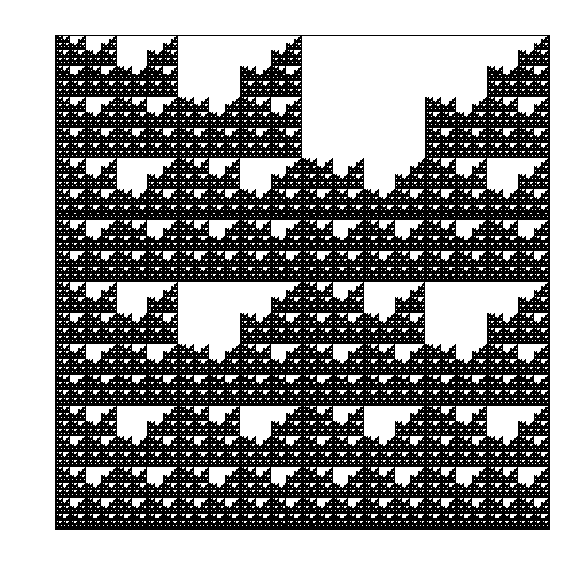
#> input picture book/Figures/CGR/HUMHBB_CGR.png, 584 x 578 px; its folder holds 4 pictures in this run
$ python convertCGRtoDict.py
#> lines starting #> are read from the running program, lines starting #| are printed output that depends on the picture
import skimage.io
from skimage.metrics import structural_similarity as ssim
import os
import pickle

# Read all CGR figures into matrices and save as dictionary
animalCGR = {}
for (dirpath, dirnames, filenames) in os.walk('CGR'):
    for name in filenames:
        animal = name[:-4]
        temp = {}
        a_class = dirpath[4:]
        temp['class'] = a_class
        figure = skimage.io.imread(os.path.join(dirpath, name), as_gray=True)
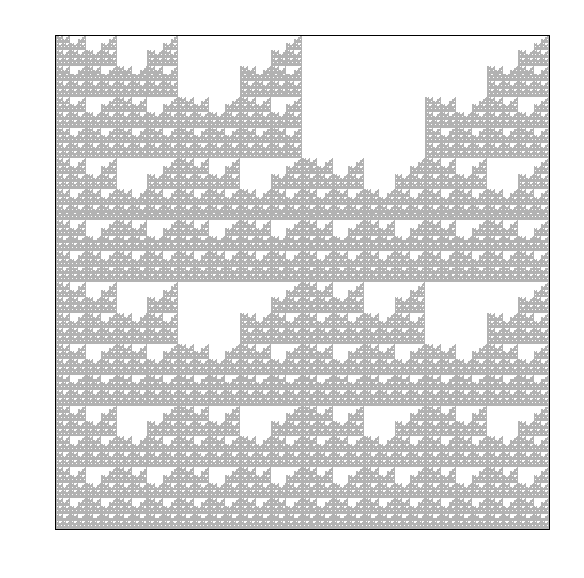
#> figure: shape (578, 584) float64; min 0, max 1, mean 0.868
        temp['CGR'] = figure
        animalCGR[animal] = temp
# print(animalCGR)
file = open('animal_cgr.pkl', 'wb')
pickle.dump(animalCGR, file)
file.close()

$ run again, on book/Figures/CGR/molecular_distance_map.png
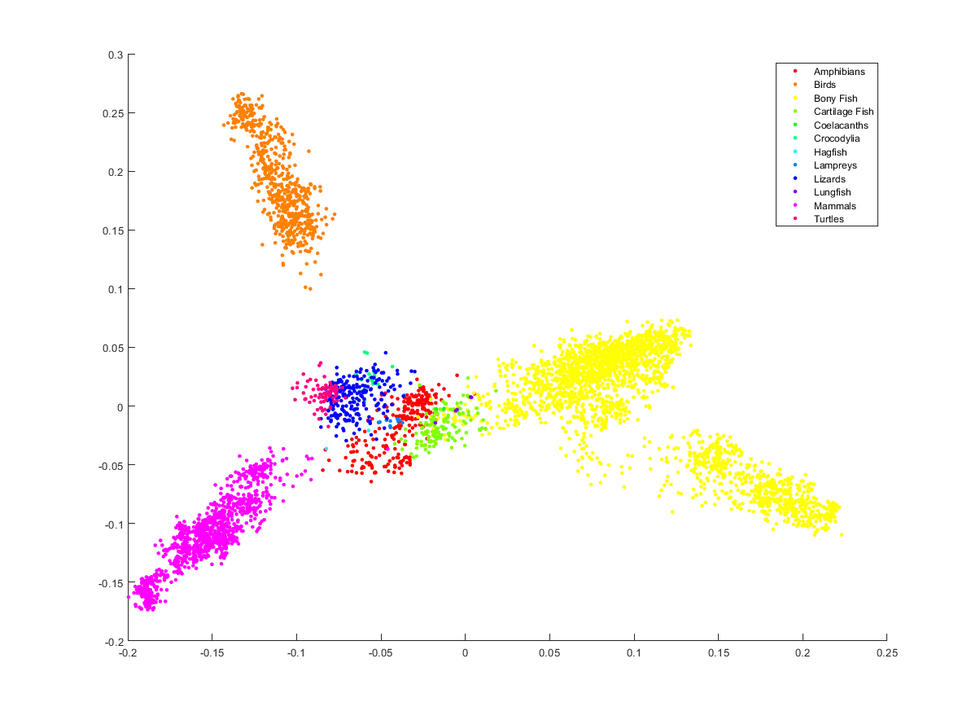
#> input picture book/Figures/CGR/molecular_distance_map.png, 980 x 720 px, shrunk from 1204 x 884 before the run
#> `figure = skimage.io.imread(os.path.join(dirpath, name), as_gray=True)`:
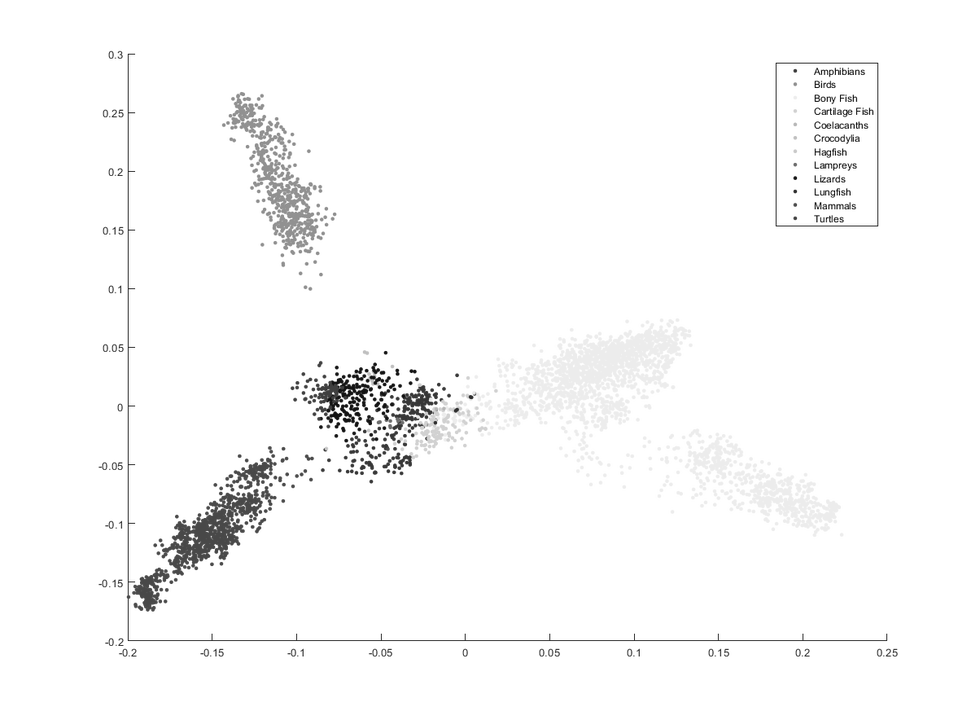
#> figure: shape (720, 980) float64; min 0, max 1, mean 0.98
